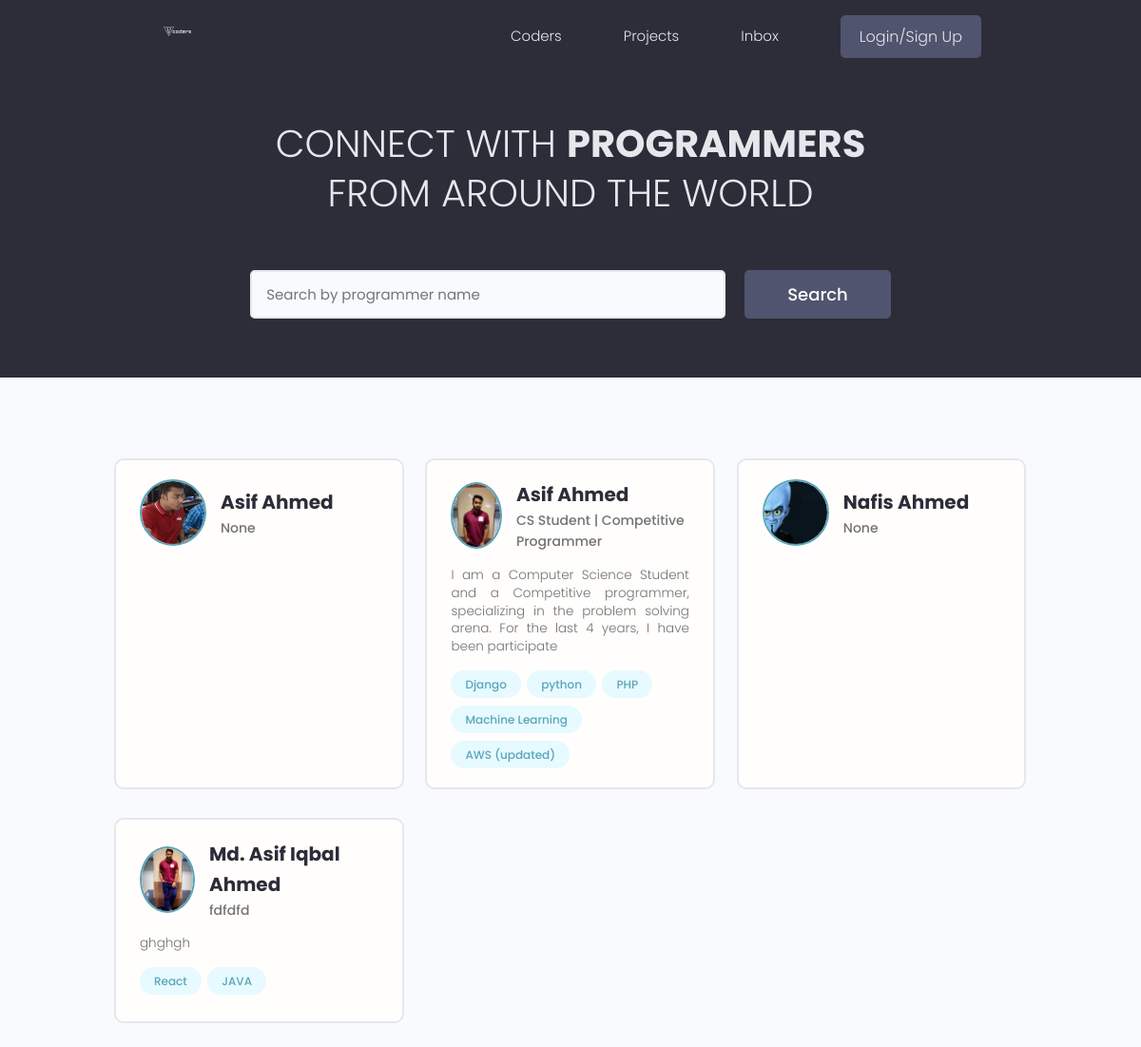
Before: / with the older database file.
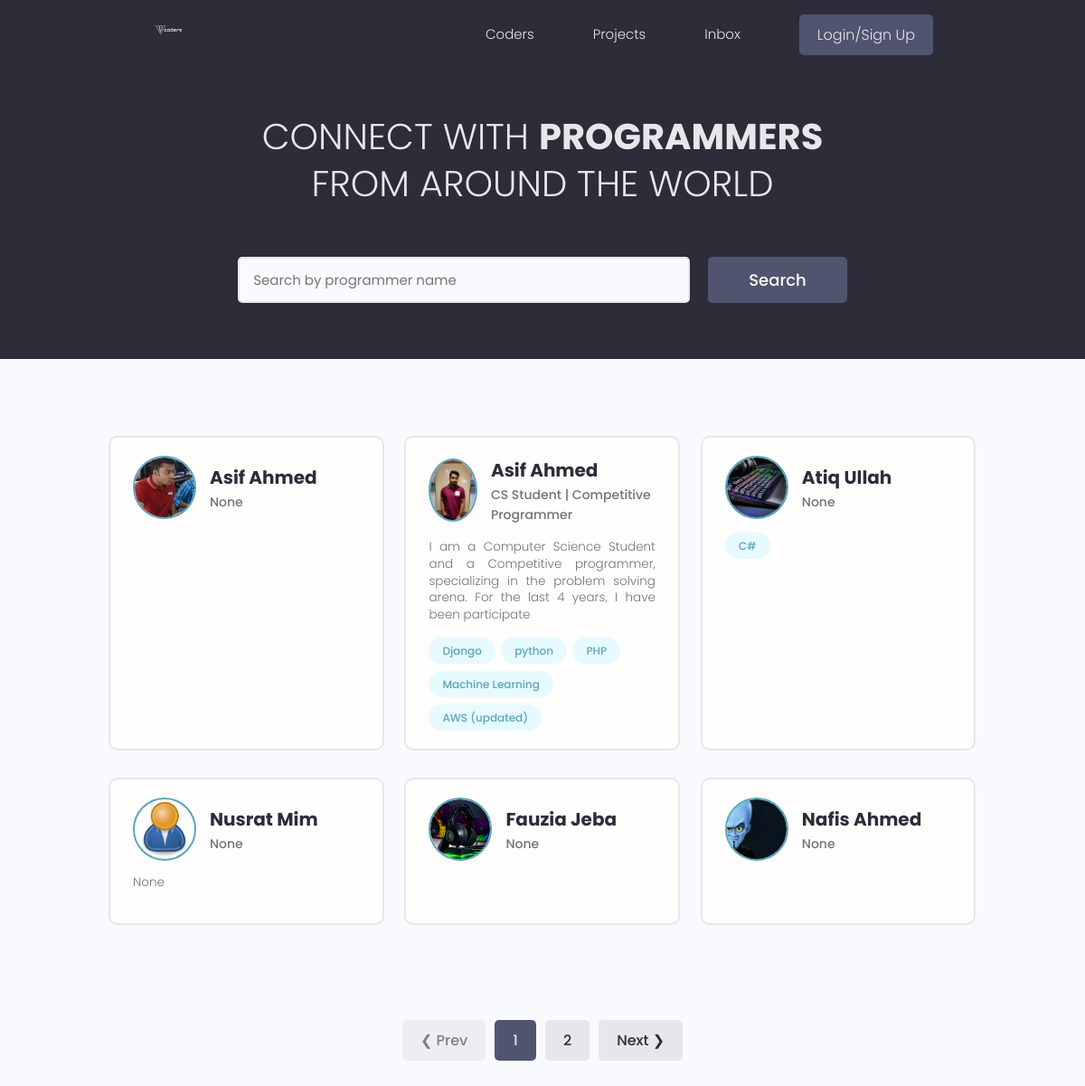
After: the same page with the newer database file.
### users/models.py (models this page shows, shortened)
class Profile(models.Model):
    user = models.OneToOneField(User, on_delete=models.CASCADE, null=True, blank=True)
    name = models.CharField(max_length=200, blank=True, null=True)
    email = models.EmailField(max_length=500, blank=True, null=True)
    username = models.CharField(max_length=200, blank=True, null=True)
    location = models.CharField(max_length=200, blank=True, null=True)
    short_intro = models.CharField(max_length=200, blank=True, null=True)
    bio = models.TextField(blank=True, null=True)
    profile_image = models.ImageField(null=True, blank=True, upload_to='profiles/', default="profiles/user-default.png")
    social_github = models.CharField(max_length=200, blank=True, null=True)
    social_twitter = models.CharField(max_length=200, blank=True, null=True)
    social_linkedin = models.CharField(max_length=200, blank=True, null=True)
    social_youtube = models.CharField(max_length=200, blank=True, null=True)
    social_website = models.CharField(max_length=200, blank=True, null=True)
    created = models.DateTimeField(auto_now_add=True)
    id = models.UUIDField(default=uuid.uuid4, unique=True, primary_key=True, editable=False)

class Skill(models.Model):
    owner = models.ForeignKey(Profile, on_delete=models.CASCADE, null=True, blank=True)
    name = models.CharField(max_length=200, blank=True, null=True)
    description = models.TextField(null=True, blank=True)
    created = models.DateTimeField(auto_now_add=True)
    id = models.UUIDField(default=uuid.uuid4, unique=True, primary_key=True, editable=False)
    def __str__(self):
        return str(self.name)

### users/views.py (the view)
# urls.py: path('', views.profiles, name="profiles"),
def profiles(request):
    profiles, search_query = searchProfiles(request)
    page = request.GET.get('page')
    paginator = Paginator(profiles, 6)
    try:
        profiles = paginator.page(page)
    except PageNotAnInteger:
        page = 1
        profiles = paginator.page(page)
    except EmptyPage:
        page = paginator.num_pages
        profiles = paginator.page(page)
    context = {'profiles': profiles, 'search_query': search_query, 'paginator': paginator}
    return render(request, 'users/profiles.html', context)

### users/utils.py (called while the page is built)
def searchProfiles(request):
    search_query = ''
    if request.GET.get('search_query'):
        search_query = request.GET.get('search_query')
    skills = Skill.objects.filter(name__icontains=search_query)
    profiles = Profile.objects.distinct().filter(
        Q(name__icontains=search_query) |
        Q(short_intro__icontains=search_query) |
        Q(skill__in=skills)
    )
    return profiles, search_query

### users/templates/users/profiles.html (shortened to what this page needs)
{% extends 'main.html' %}
{% block content %}
<main class="home">
    <section class="hero-section text-center">
        <div class="container container--narrow">
            <div class="hero-section__box">
                <h2>CONNECT WITH <span>PROGRAMMERS</span></h2>
                <h2>FROM AROUND THE WORLD</h2>
            </div>
            <div class="hero-section__search">
                <form class="form" action="{% url 'profiles' %}" method="get">
                    <div class="form__field">
                        <input class="input input--text" id="formInput#search" type="text" name="search_query"
                        value="{{search_query}}" placeholder="Search by programmer name" />
                    </div>
                    <input class="btn btn--sub btn--lg" type="submit" value="Search" />
                </form>
            </div>
        </div>
    </section>
    <section class="devlist">
        <div class="container">
            <div class="grid grid--three">
            {% for profile in profiles %}
                <div class="column card">
                    <div class="dev">
                        <a href="{% url 'user-profile' profile.id %}" class="card__body">
                            <div class="dev__profile">
                                <img class="avatar avatar--md" src="{{ profile.profile_image.url }}" alt="image" />
                                <div class="dev__meta">
                                    <h3>{{ profile.name }}</h3>
                                    <h5>{{ profile.short_intro|slice:"60" }}</h5>
                                </div>
                            </div>
                            <p class="dev__info">{{ profile.bio|slice:"150" }}</p>
                            <div class="dev__skills">
                                {% for skill in profile.skill_set.all|slice:"5" %}
                                <span class="tag tag--pill tag--main">
                                    <small>{{skill}}</small>
                                </span>
                                {% endfor %}
                            </div>
                        </a>
                    </div>
              </div>
            {% endfor %}
            </div>
        </div>
    </section>
    {% include 'pagination.html' with queryset=profiles%}
</main>
{% endblock content %}

Changed rows visible on the page:
no longer on this page (row unchanged): Profile: profile_image (picture), name "Md. Asif Iqbal Ahmed", short_intro "fdfdfd", bio "ghghgh"
no longer on this page (row unchanged): Skill: name "React", shown under "Md. Asif Iqbal Ahmed"
no longer on this page (row unchanged): Skill: name "JAVA", shown under "Md. Asif Iqbal Ahmed"
added Profile: profile_image (picture), name "Atiq Ullah", short_intro "None"
added Skill: name "C#", shown under "Atiq Ullah"
added Profile: profile_image (placeholder picture), name "Nusrat Mim", short_intro "None", bio "None"
added Profile: profile_image (picture), name "Fauzia Jeba", short_intro "None"
Other visible differences:
text now shown: "❮ Prev Next ❯"
new list line: "1"
new list line: "2"
